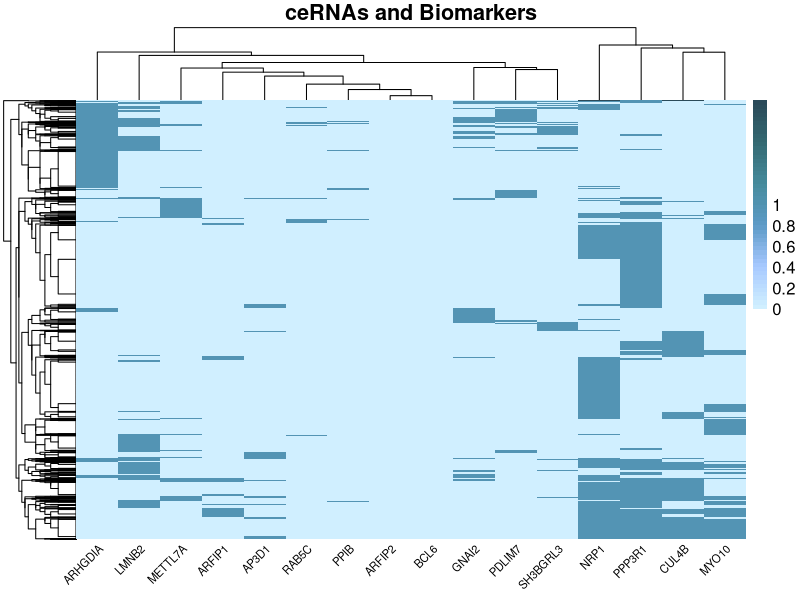

Generate this figure with R:
install.packages("tidyverse")
install.packages("pheatmap")
install.packages("dplyr")
install.packages("readxl")

library(tidyverse)
library(pheatmap)
library(dplyr)
library(readxl)

getwd()
df <- read_excel("ceRNAs.xlsx")

pivot_df <- df %>%
  group_by(target, gene) %>%
  summarise(count = n()) %>%
  spread(key = gene, value = count, fill = 0)

pheatmap(as.matrix(pivot_df[,-1]), 
         cluster_rows = TRUE,       
         cluster_cols = TRUE,       
         display_numbers = FALSE,   
         color = colorRampPalette(c("#D0EFFF", "#A6C8FF", "#5D9BC7", "#478C9D", "#346A73", "#2A4A59"))(50), # Pastel mavi, mor ve ye??il tonlar??
         main = "ceRNAs and Biomarkers",
         fontsize = 12,             
         fontsize_row = 8,          
         fontsize_col = 8,          
         angle_col = 45,            
         border_color = NA,         
         show_rownames = TRUE,      
         show_colnames = TRUE,      
         treeheight_row = 50,       
         treeheight_col = 50,       
         legend = TRUE,             
         legend_breaks = seq(0, 1, by = 0.2), 
         legend_labels = c("0", "0.2", "0.4", "0.6", "0.8", "1"))








